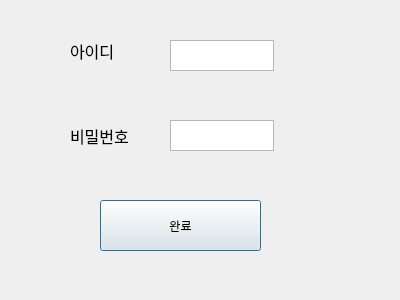
<?xml version="1.0" encoding="UTF-8"?>
<ui version="4.0">
 <class>Dialog</class>
 <widget class="QDialog" name="Dialog">
  <property name="geometry">
   <rect>
    <x>0</x>
    <y>0</y>
    <width>400</width>
    <height>300</height>
   </rect>
  </property>
  <property name="windowTitle">
   <string>Dialog</string>
  </property>
  <widget class="QTextEdit" name="textEdit_4">
   <property name="geometry">
    <rect>
     <x>170</x>
     <y>120</y>
     <width>104</width>
     <height>31</height>
    </rect>
   </property>
  </widget>
  <widget class="QLabel" name="label_2">
   <property name="geometry">
    <rect>
     <x>70</x>
     <y>110</y>
     <width>71</width>
     <height>51</height>
    </rect>
   </property>
   <property name="font">
    <font>
     <family>Arial</family>
     <pointsize>12</pointsize>
    </font>
   </property>
   <property name="text">
    <string>비밀번호</string>
   </property>
  </widget>
  <widget class="QLabel" name="label">
   <property name="geometry">
    <rect>
     <x>70</x>
     <y>30</y>
     <width>61</width>
     <height>41</height>
    </rect>
   </property>
   <property name="font">
    <font>
     <family>Arial</family>
     <pointsize>12</pointsize>
    </font>
   </property>
   <property name="text">
    <string>아이디</string>
   </property>
  </widget>
  <widget class="QTextEdit" name="textEdit_3">
   <property name="geometry">
    <rect>
     <x>170</x>
     <y>40</y>
     <width>104</width>
     <height>31</height>
    </rect>
   </property>
  </widget>
  <widget class="QPushButton" name="pushButton_3">
   <property name="geometry">
    <rect>
     <x>100</x>
     <y>200</y>
     <width>161</width>
     <height>51</height>
    </rect>
   </property>
   <property name="text">
    <string>완료</string>
   </property>
  </widget>
 </widget>
 <resources/>
 <connections/>
</ui>
